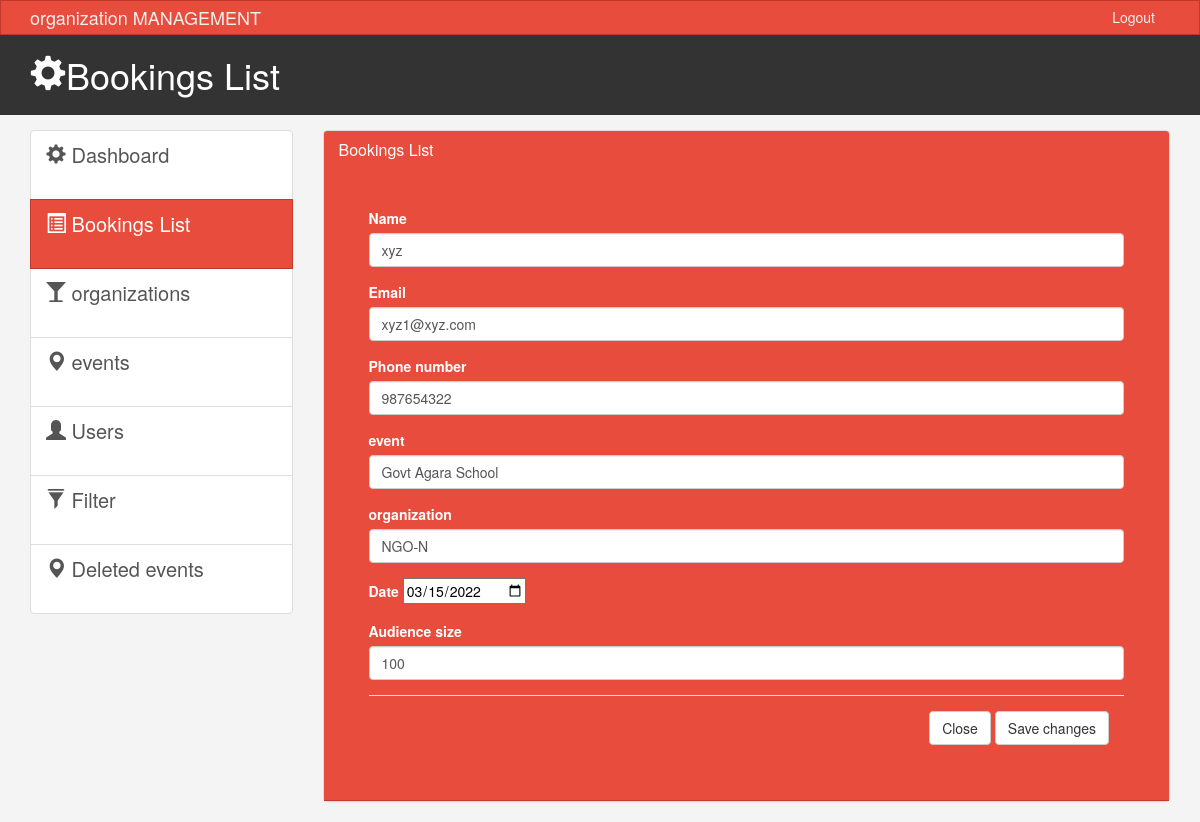
The page /admin/edit_bookings.php?id=82 on the database its author committed.
### tables this page shows
CREATE TABLE `event_booking` (
  `id` int(3) NOT NULL,
  `user_name` varchar(25) NOT NULL,
  `usn` varchar(50) NOT NULL,
  `user_phone` int(10) NOT NULL,
  `event_id` int(1) NOT NULL,
  `organization_id` int(1) NOT NULL,
  `date` date NOT NULL,
  `no_of_hours` int(3) NOT NULL
);

CREATE TABLE `event` (
  `id` int(1) NOT NULL,
  `name` varchar(25) NOT NULL,
  `address` varchar(100) NOT NULL,
  `description` varchar(200) NOT NULL,
  `points` int(5) NOT NULL
);

CREATE TABLE `organization` (
  `id` int(1) NOT NULL,
  `name` varchar(25) NOT NULL,
  `description` varchar(100) NOT NULL
);

### admin/edit_bookings.php (the view, shortened to what this page needs)
<!DOCTYPE html>
<html lang="en">
  <head>
  <?php
 include('../connection.php');
 $id = $_GET["id"];
 $name =   '';
 $usn = '';
 $phone_number ='';
 $organization_id =  '';
 $event_id =  '';
 $date =  '';
 $no_of_hours =  '';
 $sql_sel_booking = "SELECT * FROM `event_booking` where `id` = $id";
 $res_sel_booking = mysqli_query($data, $sql_sel_booking);
 while($row = mysqli_fetch_array($res_sel_booking)){
     $name = $row["user_name"];
     $usn = $row["usn"];
     $phone_number = $row["user_phone"];
     $organization_id = $row["organization_id"];
     $event_id = $row["event_id"];
     $date = $row["date"];
     $no_of_hours = $row["no_of_hours"];
 }
 $sql_ven_name = "SELECT * FROM `event` where `id` = $event_id";
 $res_ven_name = mysqli_query($data, $sql_ven_name);
 $ven_name="";
 while($row_ven_name = mysqli_fetch_array($res_ven_name)){
  $ven_name= $row_ven_name["name"];
 }
 $sql_eve_name = "SELECT * FROM `organization` where `id` = $organization_id";
 $res_eve_name = mysqli_query($data, $sql_eve_name);
 $eve_name="";
 while($row_eve_name = mysqli_fetch_array($res_eve_name)){
  $eve_name= $row_eve_name["name"];
 }
 ?>
    <link href="css/bootstrap.min.css?v=<?php echo time(); ?>" rel="stylesheet">
    <link href="css/style.css?v=<?php echo time(); ?>" rel="stylesheet">
  </head>
  <body>
    <nav class="navbar navbar-default">
      <div class="container">
        <div class="navbar-header">
          <a class="navbar-brand" href="#">organization MANAGEMENT</a>
        </div>
        <div id="navbar" class="collapse navbar-collapse">
          <ul class="nav navbar-nav navbar-right">
            <li><a href="../login.php">Logout</a></li>
          </ul>
        </div>
      </div>
    </nav>
    <header id="header">
      <div class="container">
        <div class="row">
          <div class="col-md-10">
            <h1><span class="glyphicon glyphicon-cog" aria-hidden="true"></span>Bookings List</h1>
          </div>
        </div>
      </div>
    </header>
    <section id="main">
      <div class="container">
        <div class="row">
          <div class="col-md-3">
            <div class="list-group">
              <a href="index.php" class="list-group-item">
                <span class="glyphicon glyphicon-cog" aria-hidden="true"></span> Dashboard
              </a>
              <a href="bookings_list.php" class="list-group-item active main-color-bg"><span class="glyphicon glyphicon-list-alt" aria-hidden="true"></span> Bookings List </a>
              <a href="organizations.php" class="list-group-item"><span class="glyphicon glyphicon-glass" aria-hidden="true"></span> organizations </a>
              <a href="events.php" class="list-group-item"><span class="glyphicon glyphicon-map-marker" aria-hidden="true"></span> events </a>
              <a href="users.php" class="list-group-item"><span class="glyphicon glyphicon-user" aria-hidden="true"></span> Users </a>
              <a href="filter.php" class="list-group-item"><span class="glyphicon glyphicon-filter" aria-hidden="true"></span> Filter </a>
              <a href="event_logs.php" class="list-group-item"><span class="glyphicon glyphicon-map-marker" aria-hidden="true"></span> Deleted events </a>
        </div>
          </div>
          <div class="col-md-9">
            <div class="panel panel-default">
              <div class="panel-heading main-color-bg">
                <h3 class="panel-title">Bookings List</h3><br>
              <div class="panel-body">
            <div class="modal-body">
              <form action="" method="post">
                <div class="form-group">
                    <label>Name</label>
                    <input type="text" name="name" class="form-control" placeholder="Name" value="<?php echo $name; ?>" required>
                  </div>
                  <div class="form-group">
                    <label>Email</label>
                    <input type="text" name="usn" class="form-control" placeholder="Email" value="<?php echo $usn; ?>" required>
                  </div>
              <div class="form-group">
                <label>Phone number</label>
                <input type="text" name="phone" class="form-control" placeholder="Contact" value="<?php echo $phone_number; ?>" required>
              </div>
              <div class="form-group">
                    <label>event</label>
                    <input type="text" name="event" class="form-control" placeholder="event name" value="<?php echo $ven_name; ?>" required>
                  </div>
                  <div class="form-group">
                    <label>organization</label>
                    <input type="text" name="organization" class="form-control" placeholder="organization name" value="<?php echo $eve_name; ?>" required>
                  </div>
                  <div class="form-group">
                        <label for="Date">Date</label>
                        <input style="color:black;" type="date" name="date" id="Date" value="<?php echo $date; ?>" required>
                     </div>
                  <div class="form-group">
                    <label>Audience size</label>
                    <input type="number" name="size" class="form-control" placeholder="size" value="<?php echo $no_of_hours; ?>" required>
                  </div>
            <div class="modal-footer">
            <a href="bookings_list.php"> <button type="button" class="btn btn-default" data-dismiss="modal">Close</button></a>
              <button type="submit" name="save" class="btn btn-default">Save changes</button>
            </div>
        </div>
          </div>
        </div>
      </div>
  </body>
</html>

### admin/css/style.css (style rules this page uses)
body { background:#f4f4f4; }
.navbar { min-height: 33px !important; margin-bottom:0; border-radius:0; }
.navbar-nav > li > a, .navbar-brand { padding-top:6px !important; padding-bottom:0 !important; height: 33px; }
.navbar-default { background-color: #e74c3c; border-color: #c0392b; }
.navbar-default .navbar-brand { color: #ecf0f1; }
.navbar-default .navbar-nav > li > a { color: #ecf0f1; }
.navbar-default .navbar-collapse, .navbar-default .navbar-form { border-color: #ecf0f1; }
.main-color-bg { background-color: #e74c3c !important; border-color: #c0392b !important; color:#ffffff !important; }
#header { background:#333333; color:#ffffff; padding-bottom: 10px; margin-bottom: 15px; }
.list-group { height: 400px !important; }
a.list-group-item { font-size: 20px !important; }
.list-group-item { height: 70px !important; }

### rows shown on the page
event_booking: name "xyz", usn "xyz1@xyz.com", phone "987654322", date "03/15/2022", size "100"
event: event "Govt Agara School"
organization: organization "NGO-N"
